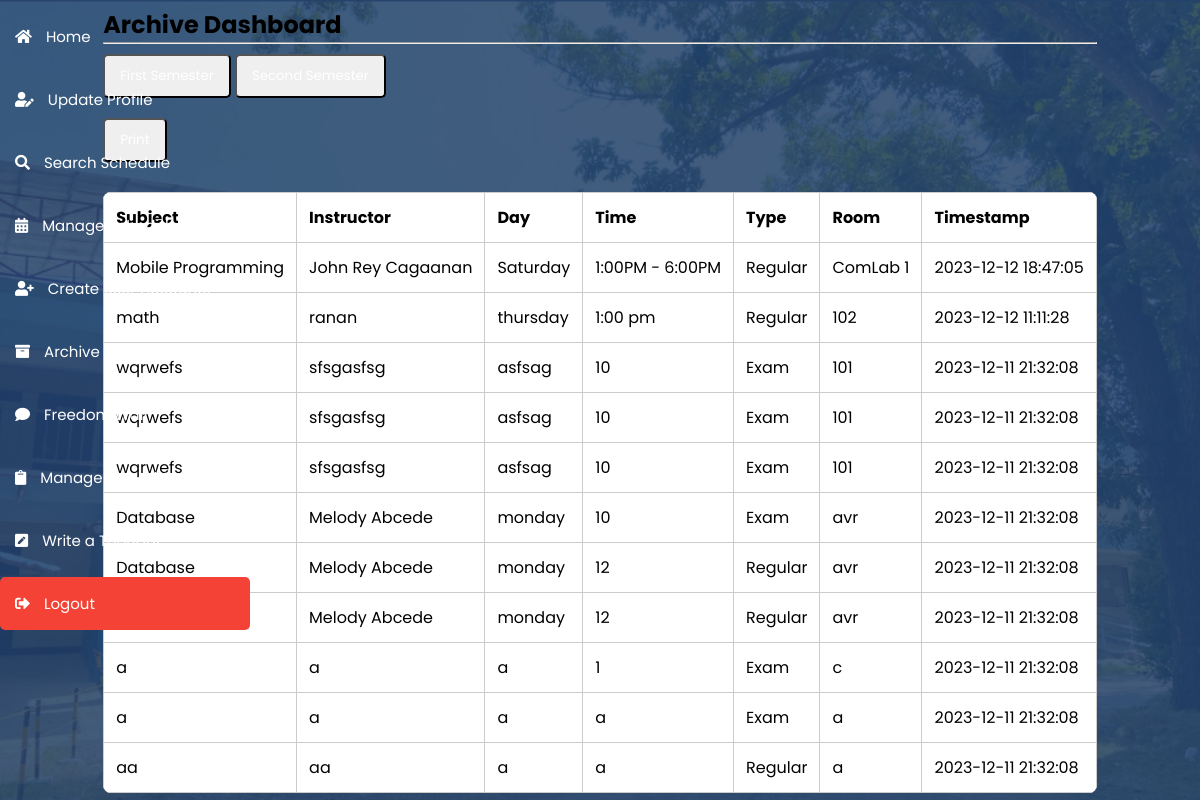
The app's page /archive.php (signed in) with its own data.
### tables this page shows
CREATE TABLE `archive` (
  `id` int(9) NOT NULL,
  `subject` varchar(99) NOT NULL,
  `instructor` varchar(99) NOT NULL,
  `day` varchar(99) NOT NULL,
  `time` varchar(99) NOT NULL,
  `type` varchar(99) NOT NULL,
  `room` varchar(99) NOT NULL,
  `timestamp` timestamp NOT NULL DEFAULT current_timestamp()
);

### archive.php (the view, shortened to what this page needs)
<?php
$connection = mysqli_connect("localhost", "root", "");
if (isset($_GET['semester'])) {
    $selected_semester = $_GET['semester'];
    if ($selected_semester === 'first') {
        $date_condition = "MONTH(timestamp) >= 8 OR MONTH(timestamp) <= 1";
    } else {
        $date_condition = "MONTH(timestamp) >= 2 AND MONTH(timestamp) <= 7";
    }
    $query_archive_data = "SELECT * FROM archive WHERE $date_condition ORDER BY timestamp DESC";
} else {
    $query_archive_data = "SELECT * FROM archive ORDER BY timestamp DESC";
}
$query_archive_result = mysqli_query($connection, $query_archive_data);
if (mysqli_num_rows($query_archive_result) > 0) {
    $archive_data = mysqli_fetch_all($query_archive_result, MYSQLI_ASSOC);
} else {
    $message = "No data found in the archive table";
}
?>
<!DOCTYPE html>
<html lang="en">
<head>
    <link rel="stylesheet" href="https://cdnjs.cloudflare.com/ajax/libs/font-awesome/5.15.4/css/all.min.css">
</head>
<body>
<?php
    $user_id = $_SESSION['user_id'];
    ?>
<div class="sidebar">
    <a href="home.php" class="btn">
        <i class="fas fa-home"></i>
        <span class="link-name">Home</span>
    </a>
    <a href="update_profile.php" class="btn">
        <i class="fas fa-user-edit"></i>
        <span class="link-name">Update Profile</span>
    </a>
    <a href="searchschedadmin.php" class="btn">
        <i class="fas fa-search"></i>
        <span class="link-name">Search Schedule</span>
    </a>
    <a href="index.php" class="btn">
        <i class="fas fa-calendar-alt"></i>
        <span class="link-name">Manage Schedule</span>
    </a>
    <a href="register.php" class="btn">
        <i class="fas fa-user-plus"></i>
        <span class="link-name">Create User Accounts</span>
    </a>
    <a href="archive.php" class="btn">
        <i class="fas fa-archive"></i>
        <span class="link-name">Archive</span>
    </a>
    <a href="adminwallthots.php" class="btn">
      <i class="fas fa-comment"></i>
      <span class="link-name">Freedom Wall</span>
   </a>
    <a href="managethots.php" class="btn">
        <i class="fas fa-clipboard"></i>
        <span class="link-name">Manage Thoughts</span>
    </a>
    <a href="thots.php?user_id=<?php echo $user_id; ?>" class="btn">
        <i class="fas fa-pen-square"></i>
        <span class="link-name">Write a Thought</span>
    </a>
    <a href="home.php?logout=<?php echo $user_id; ?>" class="delete-btn">
        <i class="fas fa-sign-out-alt"></i>
        <span class="link-name">Logout</span>
    </a>
</div>
    <div class="container">
        <div class="jumbotron">
            <div class="row">
                <div class="col-md-12">
                    <h2> Archive Dashboard </h2>
                    <hr>
                    <form action="archive.php" method="GET">
                        <button type="submit" name="semester" value="first" class="btn btn-primary print-hidden">First Semester</button>
                        <button type="submit" name="semester" value="second" class="btn btn-primary print-hidden">Second Semester</button>
                    </form>
                    <?php if (isset($archive_data)) : ?>
                        <button onclick="printArchive()" class="btn btn-success print-hidden">Print</button>
                    <?php endif; ?>
                    <div class="archive-data-table">
        <?php if (isset($archive_data)) : ?>
            <table class="table archive-data-table-print">
                <thead>
                    <tr>
                        <th>Subject</th>
                        <th>Instructor</th>
                        <th>Day</th>
                        <th>Time</th>
                        <th>Type</th>
                        <th>Room</th>
                        <th>Timestamp</th>
                    </tr>
                </thead>
                <tbody>
                    <?php foreach ($archive_data as $row) : ?>
                        <tr>
                            <td><?= $row['subject'] ?></td>
                            <td><?= $row['instructor'] ?></td>
                            <td><?= $row['day'] ?></td>
                            <td><?= $row['time'] ?></td>
                            <td><?= $row['type'] ?></td>
                            <td><?= $row['room'] ?></td>
                            <td><?= $row['timestamp'] ?></td>
                        </tr>
                    <?php endforeach; ?>
                </tbody>
            </table>
        <?php endif; ?>
    </div>
                </div>
            </div>
        </div>
    </div>
</body>
</html>

### archive.php (style rules this page uses)
* { margin: 0; padding: 0; box-sizing: border-box; font-family: "Poppins", sans-serif; }
body { display: flex; justify-content: center; align-items: center; min-height: 100vh; background: url(pics/ustp.png) no-repeat; background-size: cover; background-position: center; }
.sidebar { height: none; width: 250px; position: fixed; top: 0; left: 0; padding-top: none; }
.sidebar a { padding: 15px; text-decoration: none; font-size: 15px; color: WHITE; display: block; transition: 0.3s; }
.sidebar a i { margin-right: 10px; }
.sidebar:not(.active) .btn { display: block; }
.btn { display: inline-block; padding: 10px 15px; margin: 10px 0; text-decoration: none; color: #fff; border-radius: 5px; transition: background-color 0.3s; }
.delete-btn { display: inline-block; padding: 10px 15px; margin: 10px 0; text-decoration: none; background-color: #f44336; color: #fff; border-radius: 5px; transition: background-color 0.3s; }
table { width: 100%; border-collapse: collapse; background-color: #fff; margin-top: 20px; border-radius: 8px; overflow: hidden; }
table th, table td { padding: 12px; border: 1px solid #ccc; text-align: left; }
table th, table td { transition: background-color 0.3s; }

### records on screen
archive: subject "Mobile Programming", instructor "John Rey Cagaanan", day "Saturday", time "1:00PM - 6:00PM", type "Regular", room "ComLab 1", timestamp "2023-12-12 18:47:05"
archive: subject "math", instructor "ranan", day "thursday", time "1:00 pm", type "Regular", room "102", timestamp "2023-12-12 11:11:28"
archive: subject "wqrwefs", instructor "sfsgasfsg", day "asfsag", time "10", type "Exam", room "101", timestamp "2023-12-11 21:32:08"
archive: subject "wqrwefs", instructor "sfsgasfsg", day "asfsag", time "10", type "Exam", room "101", timestamp "2023-12-11 21:32:08"
archive: subject "wqrwefs", instructor "sfsgasfsg", day "asfsag", time "10", type "Exam", room "101", timestamp "2023-12-11 21:32:08"
archive: subject "Database", instructor "Melody Abcede", day "monday", time "10", type "Exam", room "avr", timestamp "2023-12-11 21:32:08"
archive: subject "Database", instructor "Melody Abcede", day "monday", time "12", type "Regular", room "avr", timestamp "2023-12-11 21:32:08"
archive: instructor "Melody Abcede", day "monday", time "12", type "Regular", room "avr", timestamp "2023-12-11 21:32:08"
archive: subject "a", instructor "a", day "a", time "1", type "Exam", room "c", timestamp "2023-12-11 21:32:08"
archive: subject "a", instructor "a", day "a", time "a", type "Exam", room "a", timestamp "2023-12-11 21:32:08"
archive: subject "aa", instructor "aa", day "a", time "a", type "Regular", room "a", timestamp "2023-12-11 21:32:08"
